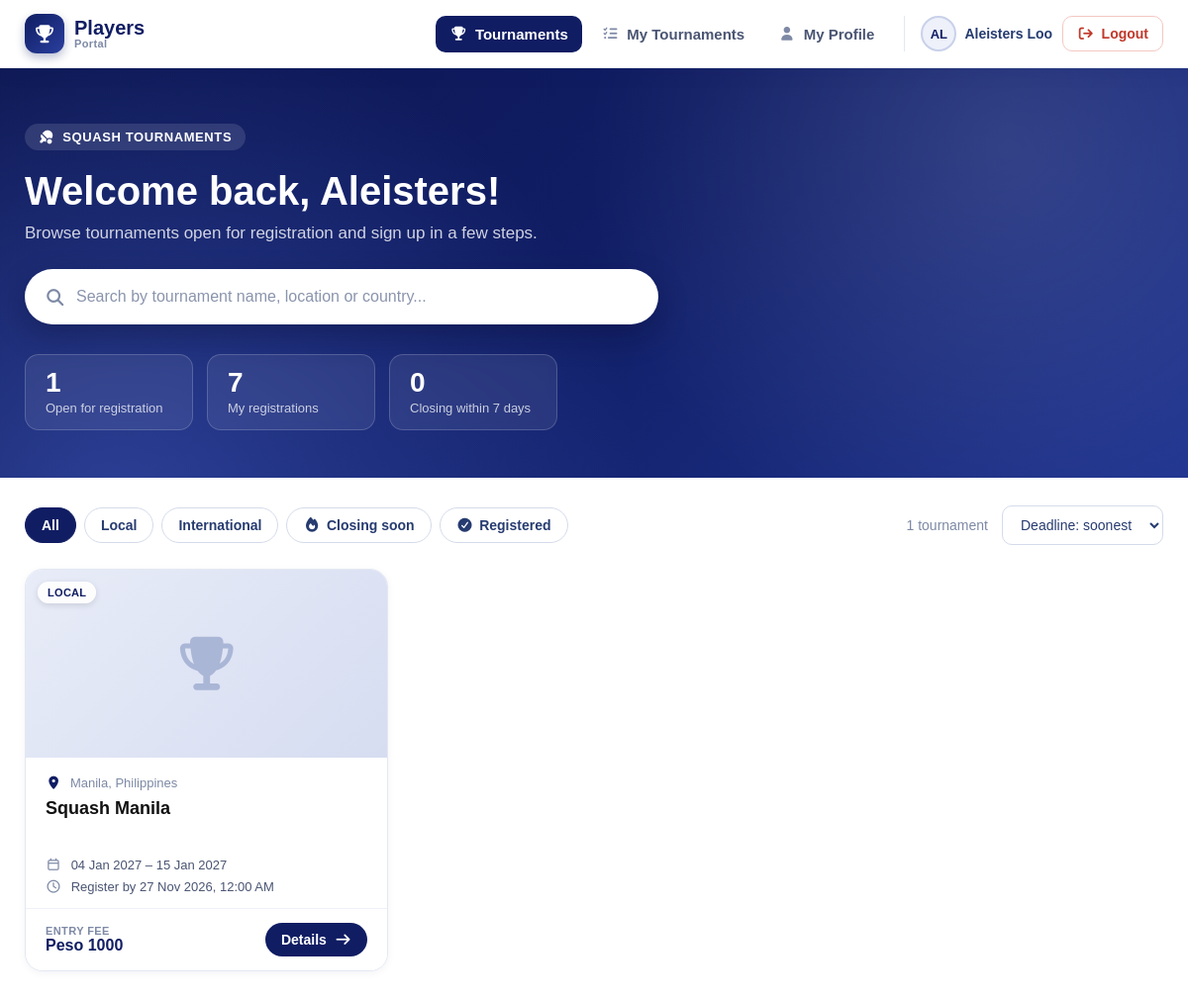
/player/player_index.php (signed in), run on the app's committed database.
### tables this page shows
CREATE TABLE `players` (
  `playerID` varchar(255) NOT NULL COMMENT 'Player ID',
  `player_email` varchar(255) DEFAULT NULL COMMENT 'Email',
  `player_password` varchar(50) NOT NULL COMMENT 'Player Password',
  `player_full_name` varchar(255) NOT NULL COMMENT 'Full Name',
  `player_first_name` varchar(255) NOT NULL COMMENT 'First Name',
  `player_last_name` varchar(255) NOT NULL COMMENT 'Last Name',
  `player_nationalid` varchar(255) DEFAULT NULL COMMENT 'IC',
  `player_passport` varchar(255) NOT NULL COMMENT 'Passport',
  `player_dob` date NOT NULL COMMENT 'Date of Birth',
  `player_gender` varchar(10) NOT NULL COMMENT 'Gender',
  `player_nationality` varchar(255) NOT NULL COMMENT 'Nationality',
  `player_contact` varchar(50) NOT NULL COMMENT 'Contact Number',
  `player_register` timestamp NOT NULL DEFAULT current_timestamp() COMMENT 'Registration Date',
  `asf_member_no` varchar(255) DEFAULT NULL COMMENT 'ASF Membership No',
  `spin_number` varchar(255) DEFAULT NULL COMMENT 'WSF Spin No',
  `national_ranking` varchar(255) DEFAULT NULL COMMENT 'National Ranking',
  `ajss_ranking` varchar(255) NOT NULL COMMENT 'AJSS Ranking',
  `world_ranking` varchar(255) NOT NULL COMMENT 'World Ranking',
  `player_status` varchar(7) NOT NULL COMMENT 'Status',
  `player_active` enum('active','inactive') NOT NULL DEFAULT 'active' COMMENT 'Active Status',
  `player_profile` varchar(255) DEFAULT NULL COMMENT 'Profile Picture'
);

CREATE TABLE `tournament` (
  `tournamentID` int(11) NOT NULL,
  `tournament_startdate` datetime NOT NULL,
  `tournament_enddate` datetime NOT NULL,
  `tournament_name` varchar(255) NOT NULL,
  `tournament_description` mediumtext NOT NULL,
  `tournament_detail_link` varchar(255) NOT NULL,
  `tournament_location` varchar(255) NOT NULL,
  `tournament_country` varchar(100) DEFAULT NULL,
  `tournament_fee` varchar(255) NOT NULL,
  `tournament_deadline` datetime NOT NULL,
  `tournament_age_cutoff` date DEFAULT NULL,
  `tournament_type` varchar(50) NOT NULL,
  `tournament_tshirt_size` varchar(255) DEFAULT NULL,
  `tournament_picture` varchar(255) DEFAULT NULL,
  `registration_field` varchar(10000) NOT NULL,
  `creatorID` varchar(255) NOT NULL
);

### player/player_functions.php (called while the page is built, shortened)
<?php
require_once "../db.php";
$playerID = $_SESSION["userid"];
function getPlayer($conn, $playerID)
{
    $stmt = $conn->prepare("SELECT * FROM players WHERE playerID = ?");
    $stmt->bind_param("s", $playerID);
    $stmt->execute();
    $player = $stmt->get_result()->fetch_assoc();
    return $player;
}
require_once __DIR__ . '/../fees.php';
require_once __DIR__ . '/../platform_fee.php';
function tournamentFees($tournament)
{
    $parts = splitFee($tournament['tournament_fee'] ?? '');
    return [$parts['currency'] ?? 'OTHER' => $parts['local']];
}
function playerFee($tournament, $player)
{
    $fees = tournamentFees($tournament);
    $currency = array_key_first($fees);
    return ['currency' => $currency, 'fee' => $fees[$currency], 'label' => $currency === 'OTHER' ? '' : $currency];
}

### fees.php (called while the page is built, shortened)
<?php
function feeCurrency($fee)
{
    $hasRM = preg_match('/\b(?:RM|MYR)\s*\d/i', (string) $fee);
    $hasUSD = preg_match('/\b(?:USD|US\$)\s*\$?\s*\d/i', (string) $fee);
    return $hasRM ? 'RM' : ($hasUSD ? 'USD' : null);
}
function splitFee($fee)
{
    $fee = trim((string) $fee);
    $hasRM = preg_match('/\b(?:RM|MYR)\s*\d+(?:,\d{3})*(?:\.\d+)?/i', $fee, $rm);
    $hasUSD = preg_match('/\b(?:USD|US\$)\s*\$?\s*\d+(?:,\d{3})*(?:\.\d+)?/i', $fee, $usd);
    if (!$hasRM || !$hasUSD) {
        return ['local' => $fee, 'foreign' => null, 'details' => null, 'currency' => feeCurrency($fee)];
    }
    $local = trim($rm[0]);
    $foreign = trim($usd[0]);
    $isPlain = strcasecmp($fee, buildInternationalFee($local, $foreign)) === 0
        || preg_match('/^\s*Local\s*:\s*\S+(\s*\d\S*)?\s*,?\s*Foreign\s*:\s*\S+(\s*\d\S*)?\s*$/i', $fee);
    return [
        'local' => $local,
        'foreign' => $foreign,
        'details' => $isPlain ? null : $fee,
        'currency' => 'RM+USD'
    ];
}

### platform_fee.php (called while the page is built, shortened)
<?php
function tournamentPlatformPayment($conn, $tournamentID)
{
    $stmt = $conn->prepare("SELECT * FROM tournament_platform_payments WHERE tournamentID = ?");
    $tournamentID = (int)$tournamentID;
    $stmt->bind_param("i", $tournamentID);
    $stmt->execute();
    $payment = $stmt->get_result()->fetch_assoc();
    return $payment ?: null;
}
function platformFeeUnpaid($conn, $tournamentID)
{
    $payment = tournamentPlatformPayment($conn, $tournamentID);
    return $payment !== null && $payment['status'] !== 'paid';
}

### player/player_index.php (the view, shortened to what this page needs)
<?php
require_once "player_functions.php";
$player = getPlayer($conn, $playerID) ?? [];
$stmt = $conn->prepare("
    SELECT
        t.tournamentID,
        t.tournament_name,
        t.tournament_type,
        t.tournament_location,
        t.tournament_country,
        t.tournament_startdate,
        t.tournament_enddate,
        t.tournament_deadline,
        t.tournament_fee,
        t.tournament_picture,
        EXISTS (
            SELECT 1
            FROM tournament_register tr
            WHERE tr.tournamentID = t.tournamentID
              AND tr.playerID = ?
        ) AS is_registered,
        EXISTS (
            SELECT 1
            FROM tournament_category tc
            WHERE tc.tournamentID = t.tournamentID
              AND tc.category_name IN ('Men', 'Women')
        ) AS is_psa
    FROM tournament t
    WHERE t.tournament_deadline >= NOW()
    ORDER BY t.tournament_deadline ASC
");
$stmt->bind_param("s", $playerID);
$stmt->execute();
$tournaments = $stmt->get_result()->fetch_all(MYSQLI_ASSOC);
$closingSoonCount = 0;
$countStmt = $conn->prepare("
    SELECT COUNT(*) AS total
    FROM tournament_register tr
    JOIN tournament t ON t.tournamentID = tr.tournamentID
    WHERE tr.playerID = ?
");
$countStmt->bind_param("s", $playerID);
$countStmt->execute();
$registeredCount = (int) $countStmt->get_result()->fetch_assoc()['total'];
foreach ($tournaments as &$tournament) {
    $deadline = strtotime($tournament['tournament_deadline']);
    $tournament['days_left'] = max(0, (int) ceil(($deadline - time()) / 86400));
    $tournament['closing_soon'] = $tournament['days_left'] <= 7;
    $type = strtolower($tournament['tournament_type'] ?? '');
    $tournament['scope'] = strpos($type, 'international') !== false ? 'international' : 'local';
    $picture = $tournament['tournament_picture'] ?? '';
    $tournament['picture_src'] = $picture === ''
        ? ''
        : (strpos($picture, '../') === 0 ? $picture : '../uploads/tournaments/' . $picture);
    $tournament['my_fee'] = playerFee($tournament, $player);
    $tournament['opens_soon'] = platformFeeUnpaid($conn, $tournament['tournamentID']);
    $closingSoonCount += $tournament['closing_soon'] ? 1 : 0;
}
function cardDate($value)
{
    $time = strtotime($value ?? '');
    return ($time === false || $time <= 0) ? '-' : date("d M Y", $time);
}
$firstName = trim($player['player_first_name'] ?? ($_SESSION['firstname'] ?? ''));
?>
<!DOCTYPE html>
<html lang="en">
<head>
    <link rel="stylesheet" href="https://cdnjs.cloudflare.com/ajax/libs/font-awesome/7.0.1/css/all.min.css" />
    <link rel="stylesheet" href="./assets/css/navbar.css?v=<?= filemtime(__DIR__ . '/assets/css/navbar.css') ?>" type="text/css" />
    <link rel="stylesheet" href="./assets/css/index.css?v=<?= filemtime(__DIR__ . '/assets/css/index.css') ?>" type="text/css" />
</head>
<body>
    <?php include "player_navbar.php"; ?>
    <header class="hero">
        <div class="hero-inner">
            <p class="hero-eyebrow">
                <i class="fa-solid fa-table-tennis-paddle-ball"></i>
                Squash Tournaments
            </p>
            <h1>
                <?= $firstName !== '' ? 'Welcome back, ' . htmlspecialchars($firstName) . '!' : 'Find your next tournament' ?>
            </h1>
            <p class="hero-subtitle">
                Browse tournaments open for registration and sign up in a few steps.
            </p>
            <div class="hero-search">
                <i class="fa-solid fa-magnifying-glass"></i>
                <input
                    type="text"
                    id="tournamentSearch"
                    placeholder="Search by tournament name, location or country..."
                    autocomplete="off"
                >
            </div>
            <div class="hero-stats">
                <div class="hero-stat">
                    <span class="stat-number"><?= count($tournaments) ?></span>
                    <span class="stat-label">Open for registration</span>
                </div>
                <a href="./my_tournaments.php" class="hero-stat">
                    <span class="stat-number"><?= $registeredCount ?></span>
                    <span class="stat-label"><?= $registeredCount === 1 ? 'My registration' : 'My registrations' ?></span>
                </a>
                <div class="hero-stat">
                    <span class="stat-number"><?= $closingSoonCount ?></span>
                    <span class="stat-label">Closing within 7 days</span>
                </div>
            </div>
        </div>
    </header>
    <main class="container">
        <div class="toolbar">
            <div class="filter-chips" role="tablist">
                <button type="button" class="chip active" data-filter="all">All</button>
                <button type="button" class="chip" data-filter="local">Local</button>
                <button type="button" class="chip" data-filter="international">International</button>
                <button type="button" class="chip" data-filter="closing">
                    <i class="fa-solid fa-fire"></i> Closing soon
                </button>
                <button type="button" class="chip" data-filter="registered">
                    <i class="fa-solid fa-circle-check"></i> Registered
                </button>
            </div>
            <div class="toolbar-right">
                <span class="result-count" id="resultCount">
                    <?= count($tournaments) ?> <?= count($tournaments) === 1 ? 'tournament' : 'tournaments' ?>
                </span>
                <select id="sortSelect" class="sort-select" aria-label="Sort tournaments">
                    <option value="deadline">Deadline: soonest</option>
                </select>
            </div>
        </div>
        <?php if (empty($tournaments)): ?>
            <div class="empty-state">
                <i class="fa-solid fa-calendar-xmark"></i>
                <h2>No tournaments open right now</h2>
                <p>Check back soon, or see the tournaments you've already joined.</p>
                <a href="./my_tournaments.php" class="btn-primary">My Tournaments</a>
            </div>
        <?php else: ?>
            <div class="tournament-grid" id="tournamentGrid">
                <?php foreach ($tournaments as $tournament): ?>
                    <a
                        href="tournament_details.php?tournamentID=<?= (int) $tournament['tournamentID'] ?>"
                        class="tournament-card"
                        data-scope="<?= $tournament['scope'] ?>"
                        data-closing="<?= $tournament['closing_soon'] ? '1' : '0' ?>"
                        data-registered="<?= $tournament['is_registered'] ? '1' : '0' ?>"
                        data-deadline="<?= strtotime($tournament['tournament_deadline']) ?>"
                        data-start="<?= (int) strtotime($tournament['tournament_startdate']) ?>"
                        data-name="<?= htmlspecialchars(strtolower($tournament['tournament_name'])) ?>"
                        data-search="<?= htmlspecialchars(strtolower(
                            $tournament['tournament_name'] . ' ' .
                            $tournament['tournament_location'] . ' ' .
                            ($tournament['tournament_country'] ?? '') . ' ' .
                            $tournament['tournament_type']
                        )) ?>"
                    >
                        <div class="card-image">
                            <i class="fa-solid fa-trophy card-placeholder"></i>
                            <div class="card-badges">
                                <?php if (!empty($tournament['tournament_type'])): ?>
                                    <span class="badge badge-type"><?= htmlspecialchars(strtoupper($tournament['tournament_type'])) ?></span>
                                <?php endif; ?>
                            </div>
                        </div>
                        <div class="card-body">
                            <p class="card-location">
                                <i class="fa-solid fa-location-dot"></i>
                                <?= htmlspecialchars($tournament['tournament_location'] ?: '-') ?><?= !empty($tournament['tournament_country']) ? ', ' . htmlspecialchars($tournament['tournament_country']) : '' ?>
                            </p>
                            <h3><?= htmlspecialchars($tournament['tournament_name']) ?></h3>
                            <ul class="card-meta">
                                <li>
                                    <i class="fa-regular fa-calendar"></i>
                                    <?= cardDate($tournament['tournament_startdate']) ?> &ndash; <?= cardDate($tournament['tournament_enddate']) ?>
                                </li>
                                <li>
                                    <i class="fa-regular fa-clock"></i>
                                    Register by <?= date("d M Y, h:i A", strtotime($tournament['tournament_deadline'])) ?>
                                </li>
                            </ul>
                        </div>
                        <div class="card-footer">
                            <div class="card-fee">
                                <span class="fee-label">Entry fee<?= $tournament['my_fee']['currency'] !== 'OTHER' ? ' (' . $tournament['my_fee']['currency'] . ')' : '' ?></span>
                                <span class="fee-value" title="<?= htmlspecialchars($tournament['tournament_fee']) ?>">
                                    <?= htmlspecialchars($tournament['my_fee']['fee'] ?: '-') ?>
                                </span>
                            </div>
                            <span class="card-cta">
                                <?= $tournament['is_registered'] ? 'View' : 'Details' ?>
                                <i class="fa-solid fa-arrow-right"></i>
                            </span>
                        </div>
                    </a>
                <?php endforeach; ?>
            </div>
        <?php endif; ?>
    </main>
</body>
</html>

### player/assets/css/navbar.css (style rules this page uses)
body { padding: 0; margin: 0; }

### data on the page
players: player_first_name "Aleisters"
tournament: tournament_type "LOCAL", tournament_location "Manila", tournament_country "Philippines", tournament_name "Squash Manila", tournament_startdate "04 Jan 2027", tournament_enddate "15 Jan 2027", tournament_deadline "27 Nov 2026, 12:00 AM", fee "Peso 1000"

### other printed values
$link['label'] "Tournaments"
$link['label'] "My Tournaments"
$link['label'] "My Profile"
$navInitials "AL"
$navName "Aleisters Loo"
count($tournaments) "1"
$registeredCount "7"
$closingSoonCount "0"
